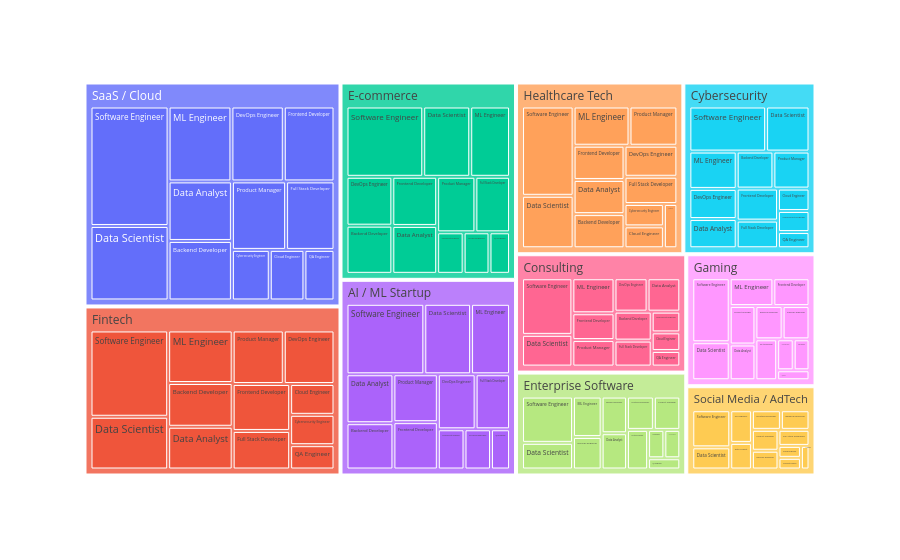

Notebook source saved alongside this figure:
### Markdown cell above
### 17. Tree map
**Definition:** Nested rectangles used to display hierarchical data.

**Purpose:** To show the proportion of categories. Larger rectangles mean larger quantities.

### Code cell
fig = px.treemap(df.dropna(subset=['industry', 'job_role']), path=['industry', 'job_role'])
fig.show()

### Figure 1 — Plotly figure (JSON) as saved in the notebook; plotly's stock layout.template omitted (floating-point values rounded to 4 significant figures; data arrays with more than 128 entries replaced by an {"elided": "..."} marker saying what was removed)
{"data": [{"branchvalues": "total", "domain": {"x": [0, 1], "y": [0, 1]}, "hovertemplate": "labels=%{label}<br>count=%{value}<br>parent=%{parent}<br>id=%{id}<extra></extra>", "ids": {"elided": "130 str values"}, "labels": {"elided": "130 str values"}, "name": "", "parents": {"elided": "130 str values"}, "type": "treemap", "values": {"elided": "130 int values"}}], "layout": {"legend": {"tracegroupgap": 0}, "margin": {"t": 60}}}
